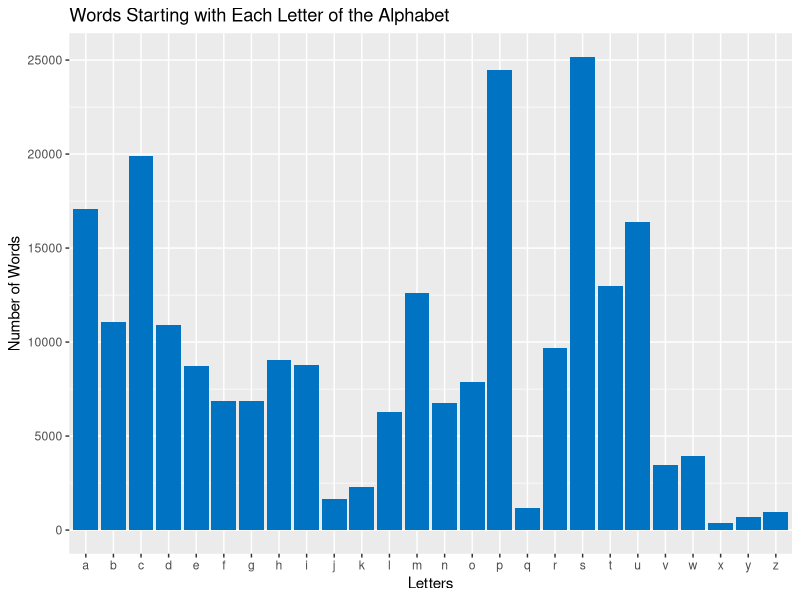
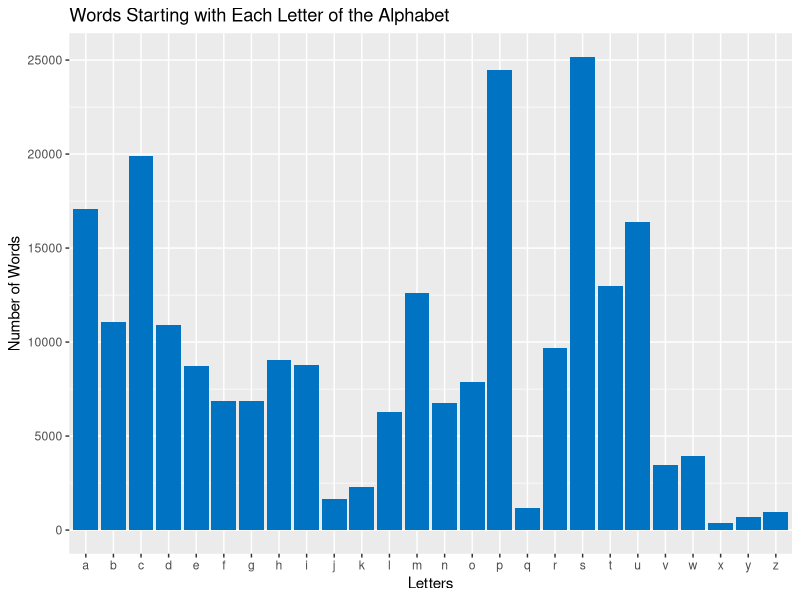

Write the R code that produced these figures, in order.
#Create a histogram from the alphabetTable.csv output

#Import Dataset
alphabetTable <- read.csv("alphabetTable.csv")

library(ggplot2)

jpeg("alphaLetterPlot.jpg", width = 350, height = 350)

ggplot(alphabetTable, aes(x = letters, y = alphabetCount)) +
  geom_bar(fill = "#0073C2FF", stat = "identity") +
  xlab("Letters") + 
  ylab("Number of Words") + 
  ggtitle("Words Starting with Each Letter of the Alphabet")

ggsave("alphaLetterPlot.jpg")
